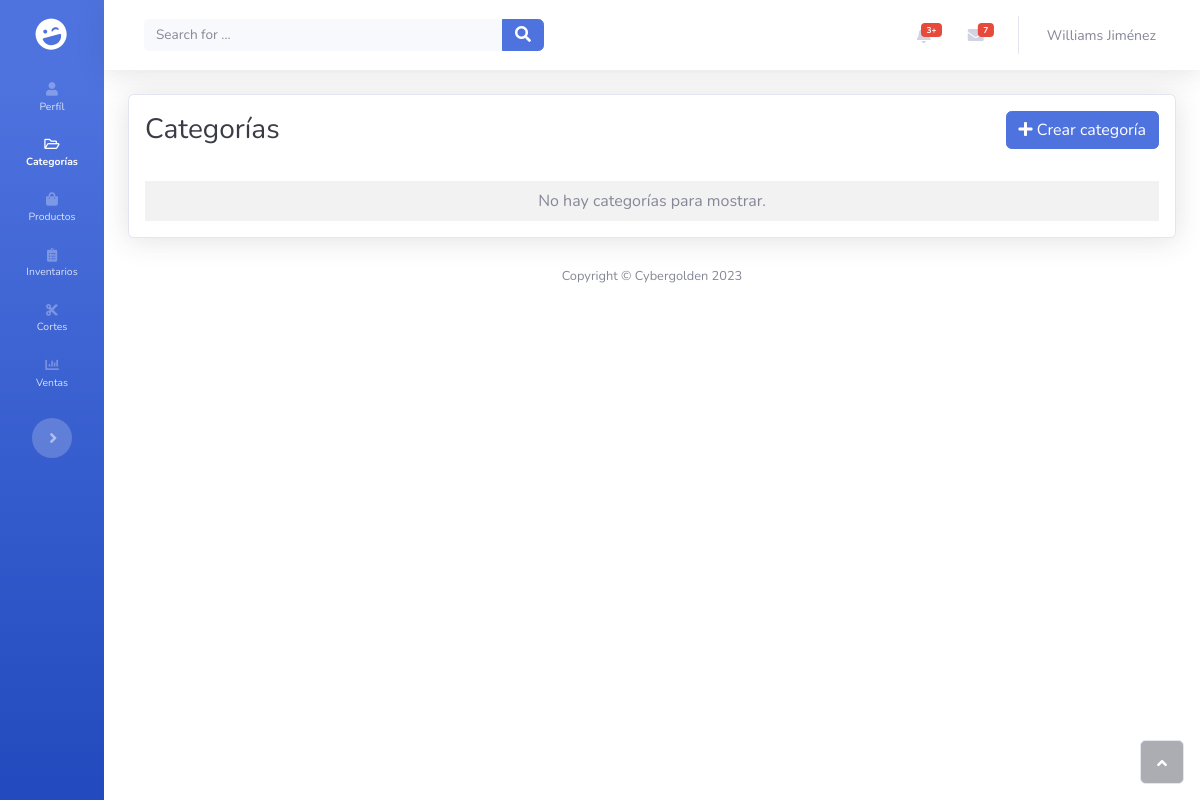
Before: /products/categories/ (signed in) with the older database file.
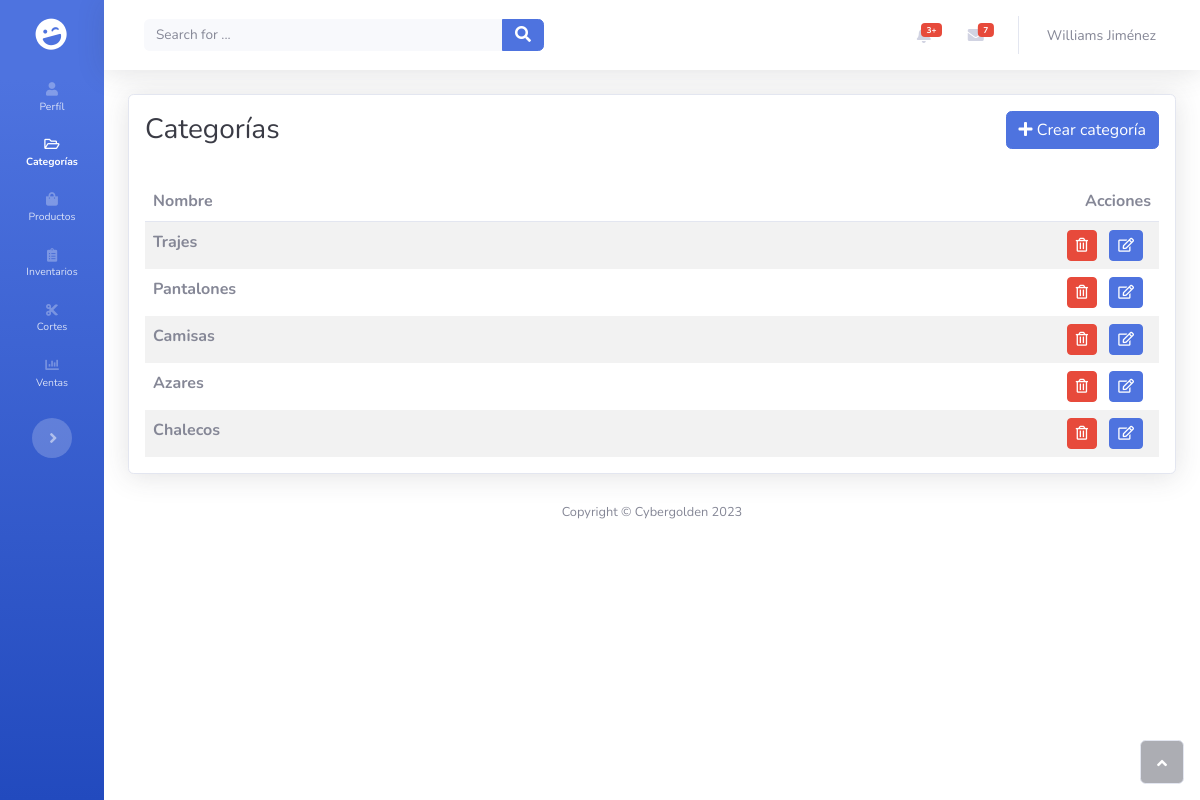
After: the same page with the newer database file.
### products/models.py (models this page shows, shortened)
class Category(models.Model):
    name = models.CharField(max_length=100, unique=True, blank=False, null=False)
    created_at = models.DateTimeField(auto_now_add=True)
    updated_at = models.DateTimeField(auto_now=True)

### products/views.py (the view)
# urls.py: path('categories/', views.categories, name='categories'),
@login_required
def categories(request):
    if request.method == 'GET':
        categories = Category.objects.all()
        for category in categories:
            category.name = category.name.capitalize()
        return render(request, 'products/categories.html', {
            'categories': categories,
            'is_staff': request.user.employee.position in STAFF,
        })

### products/templates/products/categories.html (shortened to what this page needs)
{% extends 'users/layout.html' %} {% load static %} {% block extend_head %}
<link rel="stylesheet" href="{% static 'users/assets/css/layout.css' %}" />
<link rel="stylesheet" href="{% static 'products/css/categories.css' %}" />
{% endblock %} {% block content %} {% csrf_token %}
<div class="container-fluid">
  <div id="show-categories-container">
    <div class="card shadow">
      <div class="card-body">
        <div class="d-flex justify-content-between align-items-center mb-4">
          <h3 class="text-dark mb-0">Categorías</h3>
          {% if is_staff %}
            <a
              href="{% url 'products:create_category' %}"
              id="create-category-btn"
              class="btn btn-primary"
              type="button"
              ><i class="fas fa-plus"></i>&nbsp;Crear categoría</a
            >
          {% endif %}
        </div>
        <div
          class="table-responsive category-table"
          id="dataTable-1"
          role="grid"
          aria-describedby="dataTable_info"
        >
          <table class="table my-0 table-striped table-hover" id="dataTable">
            <thead>
              {% if categories %}
              <tr>
                <th scope="col">Nombre</th>
                {% if is_staff %}
                  <th class="text-end" scope="col">Acciones</th>
                {% endif %}
              </tr>
              {% endif %}
            </thead>
            <tbody class="categories-table">
              {% if categories %}
                {% for category in categories %}
                  {% if loop.last %}
                    <tr class="hoverable-row last-row">
                      <td class="category-name">{{ category.name }}</td>
                      {% if is_staff %}
                        <td class="text-end">
                          <button
                            class="btn btn-danger btn-sm delete-category-btn"
                            data-id="{{ category.id }}"
                            data-name="{{ category.name }}"
                            type="button"
                          >
                            <i
                              class="far fa-trash-alt"
                              data-id="{{ category.id }}"
                              data-name="{{ category.name }}"
                            ></i>
                          </button>
                          <button
                            class="btn btn-primary btn-sm update-category-btn"
                            data-id="{{ category.id }}"
                            data-name="{{ category.name }}"
                            type="button"
                          >
                            <i
                              class="far fa-edit"
                              data-id="{{ category.id }}"
                              data-name="{{ category.name }}"
                            ></i>
                          </button>
                        </td>
                      {% endif %}
                    </tr>
                  {% else %}
                    <tr class="hoverable-row">
                      <td class="category-name">{{ category.name }}</td>
                      {% if is_staff %}
                        <td class="text-end">
                          <button
                            class="btn btn-danger btn-sm delete-category-btn"
                            data-id="{{ category.id }}"
                            data-name="{{ category.name }}"
                            type="button"
                          >
                            <i
                              class="far fa-trash-alt"
                              data-id="{{ category.id }}"
                              data-name="{{ category.name }}"
                            ></i>
                          </button>
                          <a
                            href="{% url 'products:update_category' category.id %}"
                            class="btn btn-primary btn-sm update-category-btn"
                            data-id="{{ category.id }}"
                            data-name="{{ category.name }}"
                            type="button"
                            ><i
                              class="far fa-edit"
                              data-id="{{ category.id }}"
                              data-name="{{ category.name }}"
                            ></i
                          ></a>
                        </td>
                      {% endif %}
                    </tr>
                  {% endif %}
                {% endfor %}
              {% else %}
                <tr>
                  <td colspan="2" class="text-center">
                    No hay categorías para mostrar.
                  </td>
                </tr>
              {% endif %}
            </tbody>
          </table>
        </div>
      </div>
    </div>
  </div>
</div>
{% endblock %}

### users/templates/users/layout.html (shortened to what this page needs)
{% load static %}
<!DOCTYPE html>
<html lang="en">
  <head>
    <link rel="stylesheet" href="{% static 'users/assets/bootstrap/css/bootstrap.min.css' %}">
    <link rel="stylesheet" href="{% static 'users/assets/fonts/fontawesome-all.min.css' %}">
    <link rel="stylesheet" href="https://cdn.jsdelivr.net/npm/sweetalert2@10.16.6/dist/sweetalert2.min.css">
    {% block extend_head %}
    {% endblock %}
  </head>
  <body id="page-top" class="sidebar-toggled">
    <div id="wrapper">
      <nav class="navbar navbar-dark align-items-start sidebar sidebar-dark accordion bg-gradient-primary p-0 toggled">
        <div class="container-fluid d-flex flex-column p-0">
          <a
            class="navbar-brand d-flex justify-content-center align-items-center sidebar-brand m-0"
            href="#"
          >
            <div class="sidebar-brand-icon rotate-n-15">
              <i class="fas fa-laugh-wink"></i>
            </div>
          </a>
          <ul class="navbar-nav text-light" id="accordionSidebar">
            <li class="nav-item">
              <a id="nav-link-profile" class="nav-link active" href="{% url 'users:profile' %}"
                ><i class="fas fa-user"></i><span>Perfíl</span></a
              >
            </li>
            <li class="nav-item">
              <a id="nav-link-categories" class="nav-link" href="{% url 'products:categories' %}"
                ><i class="far fa-folder-open"></i><span>Categorías</span></a
              >
            </li>
            <li class="nav-item">
              <a id="nav-link-products" class="nav-link" href="{% url 'products:products' %}"
                ><i class="fas fa-shopping-bag"></i><span>Productos</span></a
              >
            </li>
            <li class="nav-item">
              <a id="nav-link-inventory" class="nav-link" href="{% url 'products:inventory' %}">
                <i class="fas fa-clipboard-list"></i><span>Inventarios</span>
              </a>
            </li>
            <li class="nav-item">
              <a id="nav-link-cuts" class="nav-link" href="{% url 'maquila:cuts' %}">
                <i class="fas fa-cut"></i>
                <span>Cortes</span>
              </a>
            </li>
            <li class="nav-item">
              <a id="nav-link-sales" class="nav-link" href="#">
                <i class="fas fa-chart-bar"></i>
                <span>Ventas</span>
              </a>
            </li>
          </ul>
          <div class="text-center d-none d-md-inline">
            <button
              class="btn rounded-circle border-0"
              id="sidebarToggle"
              type="button"
            ></button>
          </div>
        </div>
      </nav>
      <div id="content">
        <nav class="navbar navbar-light navbar-expand bg-white shadow mb-4 topbar static-top">
          <div class="container-fluid">
            <form
              class="d-none d-sm-inline-block me-auto ms-md-3 my-2 my-md-0 mw-100 navbar-search"
            >
              <div class="input-group">
                <input
                  class="bg-light form-control border-0 small"
                  type="text"
                  placeholder="Search for ..."
                /><button class="btn btn-primary py-0" type="button">
                  <i class="fas fa-search"></i>
                </button>
              </div>
            </form>
            <ul class="navbar-nav flex-nowrap ms-auto">
              <li class="nav-item dropdown no-arrow mx-1">
                <div class="nav-item dropdown no-arrow">
                  <a
                    class="dropdown-toggle nav-link"
                    aria-expanded="false"
                    data-bs-toggle="dropdown"
                    href="#"
                    ><span class="badge bg-danger badge-counter">3+</span
                    ></a>
                </div>
              </li>
              <li class="nav-item dropdown no-arrow mx-1">
                <div class="nav-item dropdown no-arrow">
                  <a
                    class="dropdown-toggle nav-link"
                    aria-expanded="false"
                    data-bs-toggle="dropdown"
                    href="#"
                    ><span class="badge bg-danger badge-counter">7</span
                    ><i class="fas fa-envelope fa-fw"></i
                  ></a>
                </div>
              </li>
              <li class="nav-item dropdown no-arrow">
                <div class="nav-item dropdown no-arrow">
                  <a
                    class="dropdown-toggle nav-link"
                    aria-expanded="false"
                    data-bs-toggle="dropdown"
                    href="#"
                    ><span class="d-none d-lg-inline me-2 text-gray-600 small"
                      >{{ user.first_name }} {{ user.last_name }}</span
                    ></a>
                </div>
              </li>
            </ul>
          </div>
        </nav>
        {% block content %}
        {% endblock %}
        <footer class="bg-white sticky-footer">
          <div class="container my-auto">
              <div class="text-center my-auto copyright"><span>Copyright © Cybergolden 2023</span></div>
          </div>
        </footer>
        </div><a class="border rounded d-inline scroll-to-top" href="#page-top"><i class="fas fa-angle-up"></i></a>
      </div>
  </body>
</html>

### users/static/users/assets/css/layout.css (style rules this page uses)
#content { width: 100%; }

### products/static/products/css/categories.css (style rules this page uses)
.category-table { margin-top: 2rem; }
.category-name { font-weight: bold; }
.delete-category-btn, .update-category-btn, .view-category-btn { margin-right: 0.5rem; }
.hoverable-row { cursor: pointer; }
.categories-table:last-child td { border-bottom: none !important; }

Changed rows visible on the page:
added Category: name "Trajes"
added Category: name "Pantalones"
added Category: name "Camisas"
added Category: name "Azares"
added Category: name "Chalecos"
Other visible differences:
text no longer shown: "No hay categorías para mostrar."
text now shown: "Nombre Acciones"
